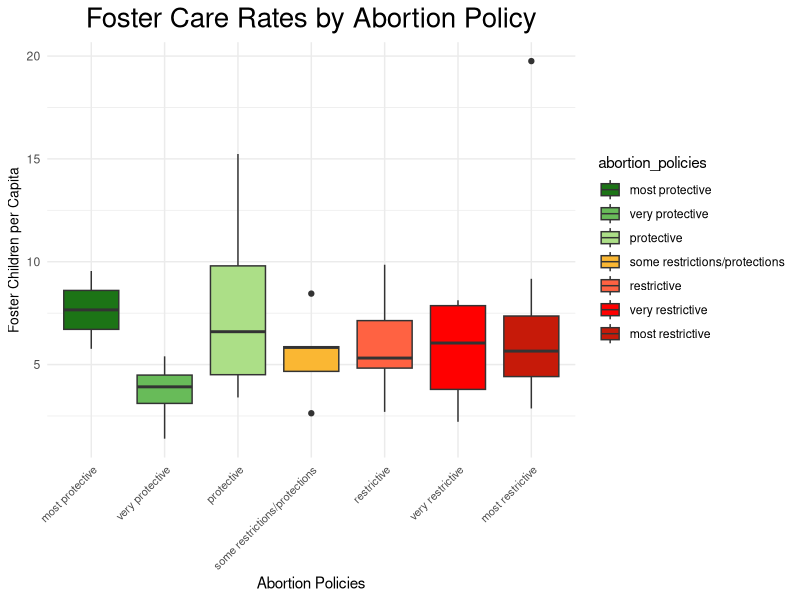
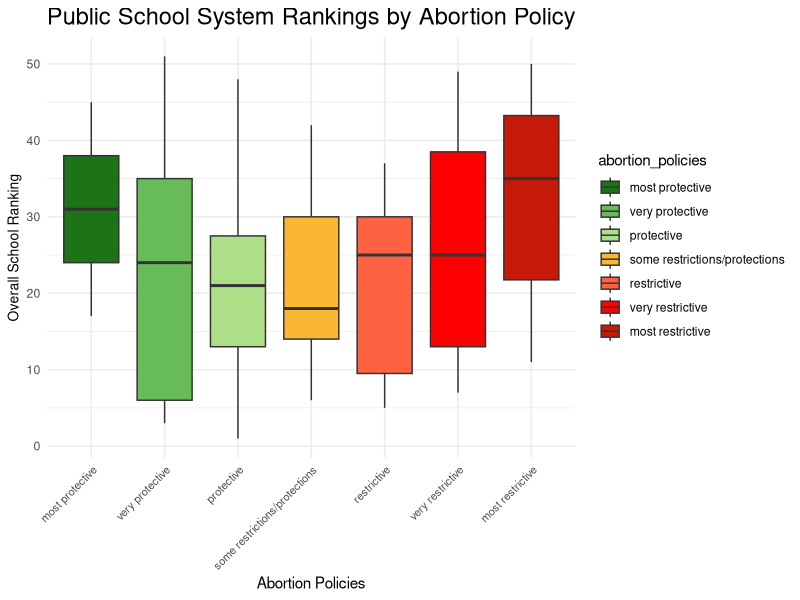

These charts were generated, in order, by the following R code:
## ---- chunk 1
library(tidyverse)
library(readr)
df <- read_csv("../data/clean_data/merged_data.csv", show_col_types = FALSE)
df <- df[!is.na(df$abortion_policies), ]


# Reorder the factor levels
df$abortion_policies <- factor(df$abortion_policies, 
                              levels = c("most protective", "very protective", 
                                         "protective", "some restrictions/protections", 
                                         "restrictive", "very restrictive", "most restrictive"))

# Boxplot for Foster Care Rates by Abortion Policy
ggplot(df, aes(x = abortion_policies, y = foster_children_per_capita, fill=abortion_policies)) +
  geom_boxplot() +
  theme_minimal() +
  theme(axis.text.x = element_text(size = 8, angle = 45, hjust = 1),
        axis.title.y = element_text(size = 10)) + 
  scale_fill_manual(values = c("#1c7416", "#68bb59", "#acdf87", "#fab733", "#ff6242", "#ff0000", "#c61a09")) +
  labs(x = "Abortion Policies", 
       y = "Foster Children per Capita",
       title = "Foster Care Rates by Abortion Policy") +
  theme(plot.title = element_text(size = 20, hjust = 0.5))
## ---- chunk 2
# Kruskal-Wallis test
kruskal.test(foster_children_per_capita ~ abortion_policies, data = df)

## ---- chunk 3
# Boxplot for Public School Rankins by Abortion Policy
ggplot(df, aes(x = abortion_policies, y = overall_school_rank, fill=abortion_policies)) +
  geom_boxplot() +
  theme_minimal() +
  theme(axis.text.x = element_text(size = 8, angle = 45, hjust = 1),
        axis.title.y = element_text(size = 10)) + 
  scale_fill_manual(values = c("#1c7416", "#68bb59", "#acdf87", "#fab733", "#ff6242", "#ff0000", "#c61a09")) +
  labs(x = "Abortion Policies", 
       y = "Overall School Ranking",
       title = "Public School System Rankings by Abortion Policy") +
  theme(plot.title = element_text(size = 17, hjust = 0.5))
## ---- chunk 4
# Kruskal-Wallis test
kruskal.test(overall_school_rank ~ abortion_policies, data = df)

